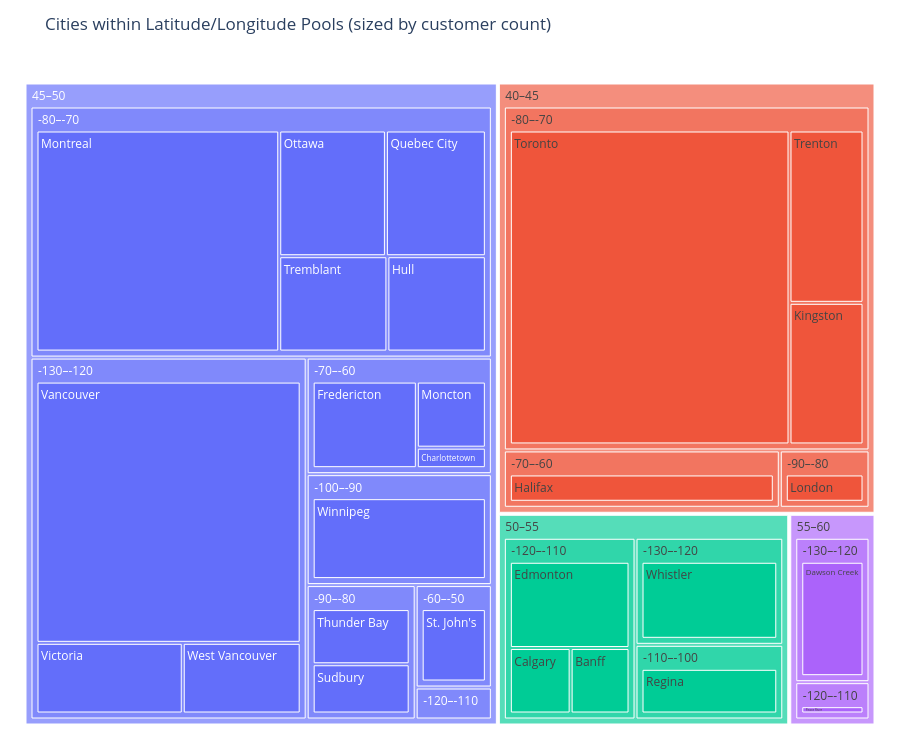

Notebook source saved alongside this figure:
### Code cell
# --- Define bins and labels ---
lat_bins = range(40, 91, 5)          # 40–90 step 5
lon_bins = range(-130, -49, 10)      # -130–-50 step 10
lat_labels = [f"{b}–{b+5}" for b in lat_bins[:-1]]
lon_labels = [f"{b}–{b+10}" for b in lon_bins[:-1]]

# Pools
customers['LatPool'] = pd.cut(customers['Latitude'], bins=lat_bins, labels=lat_labels, include_lowest=True)
customers['LonPool'] = pd.cut(customers['Longitude'], bins=lon_bins, labels=lon_labels, include_lowest=True)

# Count customers per city within each pool
# If you have CustomerID and want unique customers, replace .size() with .nunique()
city_counts = (
    customers.groupby(['LatPool', 'LonPool', 'City'])
    .size()
    .reset_index(name='CustomerCount')
)

# Remove cities without pool (outside bounds)
city_counts = city_counts.dropna(subset=['LatPool','LonPool','City'])

fig = px.treemap(
    city_counts,
    path=['LatPool', 'LonPool', 'City'],     # hierarchy: Lat → Lon → City
    values='CustomerCount',
    title='Cities within Latitude/Longitude Pools (sized by customer count)'
)

# Nicer hover info
fig.update_traces(
    hovertemplate="<b>%{label}</b><br>Path: %{currentPath}<br>Customers: %{value:,}<extra></extra>"
)

fig.update_layout(margin=dict(l=20, r=20, t=60, b=20), height=750)
fig.show()

### Figure 1 — Plotly figure (JSON) as saved in the notebook; plotly's stock layout.template omitted (floating-point values rounded to 4 significant figures; data arrays with more than 128 entries replaced by an {"elided": "..."} marker saying what was removed)
{"data": [{"branchvalues": "total", "domain": {"x": [0, 1], "y": [0, 1]}, "hovertemplate": "<b>%{label}</b><br>Path: %{currentPath}<br>Customers: %{value:,}<extra></extra>", "ids": {"elided": "2410 str values"}, "labels": {"elided": "2410 str values"}, "name": "", "parents": {"elided": "2410 str values"}, "type": "treemap", "values": {"elided": "2410 int values"}}], "layout": {"height": 750, "legend": {"tracegroupgap": 0}, "margin": {"b": 20, "l": 20, "r": 20, "t": 60}, "title": {"text": "Cities within Latitude/Longitude Pools (sized by customer count)"}}}
